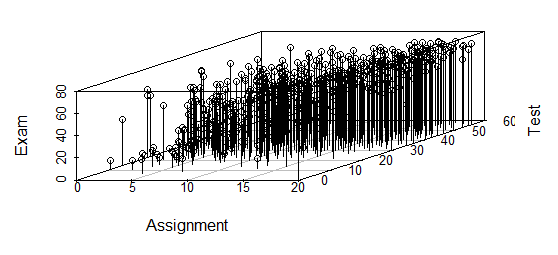

Source code (R):
data = read.csv('stat111.csv')
library(scatterplot3d)
with(data, scatterplot3d(Assignment, Test, Exam, type = "h"))
